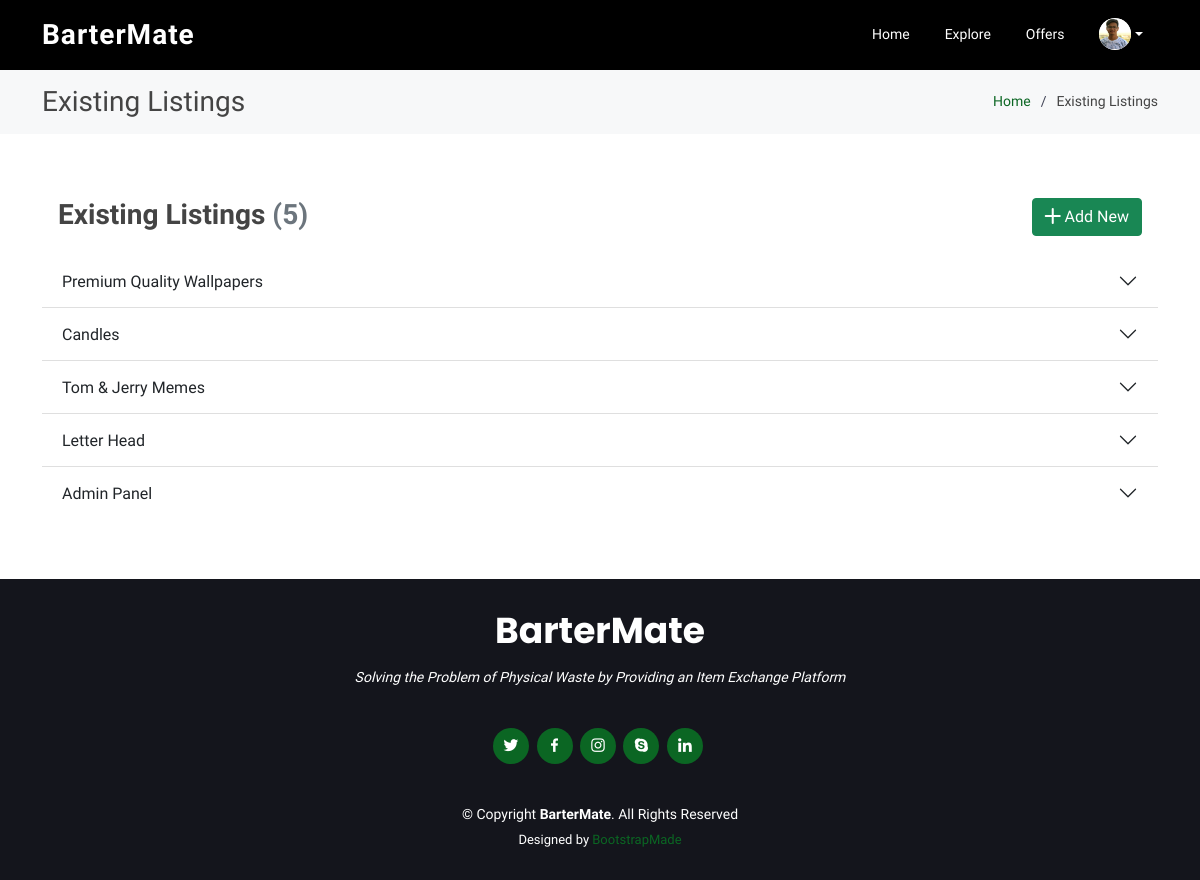
The app's page /product_listings.php (signed in) with its own data.
### tables this page shows
CREATE TABLE `users` (
  `U_ID` int(11) NOT NULL,
  `U_NAME` text NOT NULL,
  `U_EMAIL` text NOT NULL,
  `U_PASS` text NOT NULL,
  `U_PHONE` text NOT NULL,
  `U_IMG_URL` text NOT NULL DEFAULT 'assets/img/user_default.svg',
  `U_VER` int(11) NOT NULL DEFAULT 0,
  `U_VER_EMAIL` int(11) NOT NULL DEFAULT 0,
  `U_VER_CODE` text NOT NULL DEFAULT '-',
  `U_V_COINS` int(11) NOT NULL DEFAULT 0,
  `U_A_CREATE_DATE` datetime NOT NULL DEFAULT current_timestamp(),
  `U_LAST_ACTIVITY` text NOT NULL
);

CREATE TABLE `products` (
  `P_ID` int(11) NOT NULL,
  `P_NAME` text NOT NULL,
  `P_DESC` text NOT NULL,
  `P_CATEGORY` int(11) NOT NULL,
  `P_EXC_TYPE` int(11) NOT NULL,
  `P_MONETARY_VAL` int(11) DEFAULT NULL,
  `P_VIEWS` int(11) NOT NULL DEFAULT 0,
  `P_CREATE_DATE` text NOT NULL DEFAULT current_timestamp(),
  `P_BY_U_ID` int(11) NOT NULL,
  `P_FEATURED` int(11) NOT NULL DEFAULT 0,
  `P_STATUS` int(11) NOT NULL DEFAULT 1
);

### product_listings.php (the view, shortened to what this page needs)
<?php
include('DBCONNECT.php');
if($_SESSION['u_id'] == null){
  header('location:index.php');
}
else{
  $u_id = $_SESSION['u_id'];
}
$getuserdetailssql = "SELECT * FROM users WHERE U_ID = '$u_id'";
$getuserdetails = mysqli_query($connectionString,$getuserdetailssql);
$userdetailsarr = mysqli_fetch_array($getuserdetails);
$user_img = $userdetailsarr['U_IMG_URL'];
$getalllistingssql = "SELECT * FROM products
        INNER JOIN product_categories ON products.P_CATEGORY = product_categories.PC_ID
        WHERE P_BY_U_ID = '$u_id'";
$getalllistings = mysqli_query($connectionString,$getalllistingssql);
?>
<!DOCTYPE html>
<html lang="en">
<head>
  <link href="assets/vendor/animate.css/animate.min.css" rel="stylesheet">
  <link href="assets/vendor/aos/aos.css" rel="stylesheet">
  <link href="assets/vendor/bootstrap/css/bootstrap.min.css" rel="stylesheet">
  <link href="assets/vendor/bootstrap-icons/bootstrap-icons.css" rel="stylesheet">
  <link href="assets/vendor/boxicons/css/boxicons.min.css" rel="stylesheet">
  <link href="assets/vendor/glightbox/css/glightbox.min.css" rel="stylesheet">
  <link href="assets/vendor/remixicon/remixicon.css" rel="stylesheet">
  <link href="assets/vendor/swiper/swiper-bundle.min.css" rel="stylesheet">
  <link href="assets/css/style.css" rel="stylesheet">
</head>
<body>
  <header id="header" class="fixed-top d-flex align-items-center ">
    <div class="container d-flex align-items-center justify-content-between">
      <div class="logo">
        <h1><a href="index.php">BarterMate</a></h1>
      </div>
        <?php include_once('navbar.php') ?>
    </div>
  </header>
  <main id="main">
    <section class="breadcrumbs">
      <div class="container">
        <div class="d-flex justify-content-between align-items-center">
          <h2>Existing Listings</h2>
          <ol>
            <li><a href="index.php">Home</a></li>
            <li>Existing Listings</li>
          </ol>
        </div>
      </div>
    </section>
    <section class="inner-page" style="min-height: 20rem;">
      <div class="container">
          <div class="row m-1 mb-3">
            <h3 class="col-8">Existing Listings<span class='text-muted'> (<?php echo mysqli_num_rows($getalllistings)?>)</span></h3>
              <a class="col-4" href="add_listing.php"><button style="float: right;" class="btn btn-success"><i class="bi bi-plus-lg"></i> Add New </button></a>
          </div>
        <div class="accordion accordion-flush" id="accordionFlushExample">
        <?php
        while ($listing_row = mysqli_fetch_assoc($getalllistings)) {
          if($listing_row == null){
            echo "<center>
        <h3 class='text-muted'>No Listings Found!</h3>
        <p class='text-muted'>Add New Using the Button Above</p>
        <br>
        </center>";
        }
        else{
        ?>
        <?php
          $l_id = $listing_row['P_ID'];
        ?>
  <div class="accordion-item">
    <h2 class="accordion-header" id="flush-heading<?php echo $l_id?>">
      <button class="accordion-button collapsed" type="button" data-bs-toggle="collapse" data-bs-target="#flush-collapse<?php echo $l_id?>" aria-expanded="false" aria-controls="flush-collapse<?php echo $l_id?>">
        <?php echo $listing_row['P_NAME']?>
      </button>
    </h2>
  </div>
  <?php
  }
}
  ?>
</div>
      </div>
    </section>
  </main>
  <footer id="footer">
    <div class="container">
      <h3>BarterMate</h3>
      <p>Solving the Problem of Physical Waste by Providing an Item Exchange Platform</p>
      <div class="social-links">
        <a href="#" class="twitter"><i class="bx bxl-twitter"></i></a>
        <a href="#" class="facebook"><i class="bx bxl-facebook"></i></a>
        <a href="#" class="instagram"><i class="bx bxl-instagram"></i></a>
        <a href="#" class="google-plus"><i class="bx bxl-skype"></i></a>
        <a href="#" class="linkedin"><i class="bx bxl-linkedin"></i></a>
      </div>
      <div class="copyright">
        &copy; Copyright <strong><span>BarterMate</span></strong>. All Rights Reserved
      </div>
      <div class="credits">
        Designed by <a href="https://bootstrapmade.com/">BootstrapMade</a>
      </div>
    </div>
  </footer>
</body>
</html>

### navbar.php (shortened to what this page needs)
<nav id="navbar" class="navbar">
    <ul>
        <li><a class="nav-link scrollto" href="index.php">Home</a></li>
        <li><a class="nav-link scrollto" href="explore.php">Explore</a></li>
        <li class="position-relative"><a class="nav-link scrollto" href="offers.php">Offers</a></li>
        <li class="nav-item dropdown">
            <a class="nav-link dropdown-toggle" href="#" id="navbarDarkDropdownMenuLink1" role="button" data-bs-toggle="dropdown" aria-expanded="false">
                <img src="<?php echo $user_img?>" style="width: 32px; border-radius: 2rem; height: 32px; object-fit: scale-down; background-color: white; aspect-ratio: 4/3;" class="img-fluid" alt="">
            </a>
        </li>
    </ul>
</nav>

### assets/css/style.css (style rules this page uses)
html { scroll-behavior: smooth; }
body { font-family: 'Oxygen', sans-serif; color: #444444; font-weight: 400; }
a { color: #0b6623; text-decoration: none; }
h1, h2, h3, h4, h5, h6 { font-family: "Oxygen", sans-serif; font-weight: 700; }
#header { height: 70px; transition: all 0.5s; z-index: 997; transition: all 0.5s; background:black; }
#header .logo h1 { font-size: 28px; margin: 0; padding: 0; line-height: 1; font-weight: 700; letter-spacing: 1px; }
#header .logo h1 a, #header .logo h1 a:hover { color: #fff; text-decoration: none; }
.navbar { padding: 0; }
.navbar ul { margin: 0; padding: 0; display: flex; list-style: none; align-items: center; }
.navbar li { position: relative; }
.navbar a, .navbar a:focus { display: flex; align-items: center; justify-content: space-between; padding: 5px 15px 7px 15px; margin-left: 5px; font-size: 14px; color: #fff; white-space: nowrap; transition: 0.3s; border-radius: 0; }
section { padding: 60px 0; overflow: hidden; }
.breadcrumbs { padding: 15px 0; margin-top: 70px; background: #f7f8f9; min-height: 40px; }
.breadcrumbs h2 { font-size: 28px; font-weight: 400; margin: 0; }
.breadcrumbs ol { display: flex; flex-wrap: wrap; list-style: none; padding: 0; margin: 0; font-size: 14px; }
.breadcrumbs ol li + li { padding-left: 10px; }
.breadcrumbs ol li + li::before { display: inline-block; padding-right: 10px; color: #404356; content: "/"; }
#footer { background: #14151c; color: #fff; font-size: 14px; text-align: center; padding: 30px 0; }
#footer h3 { font-size: 36px; font-weight: 700; color: #fff; position: relative; font-family: "Poppins", sans-serif; padding: 0; margin: 0 0 15px 0; }
#footer p { font-size: 15; font-style: italic; padding: 0; margin: 0 0 40px 0; }
#footer .social-links { margin: 0 0 40px 0; }
#footer .social-links a { font-size: 18px; display: inline-block; background: #0b6623; color: #fff; line-height: 1; padding: 8px 0; margin-right: 4px; border-radius: 50%; text-align: center; width: 36px; height: 36px; transition: 0.3s; }
#footer .copyright { margin: 0 0 5px 0; }
#footer .credits { font-size: 13px; }

### records on screen
users: U_IMG_URL (picture)
products: P_NAME "Premium Quality Wallpapers"
products: P_NAME "Candles"
products: P_NAME "Tom & Jerry Memes"
products: P_NAME "Letter Head"
products: P_NAME "Admin Panel"

### other values on screen
mysqli_num_rows($getalllistings) "5"
